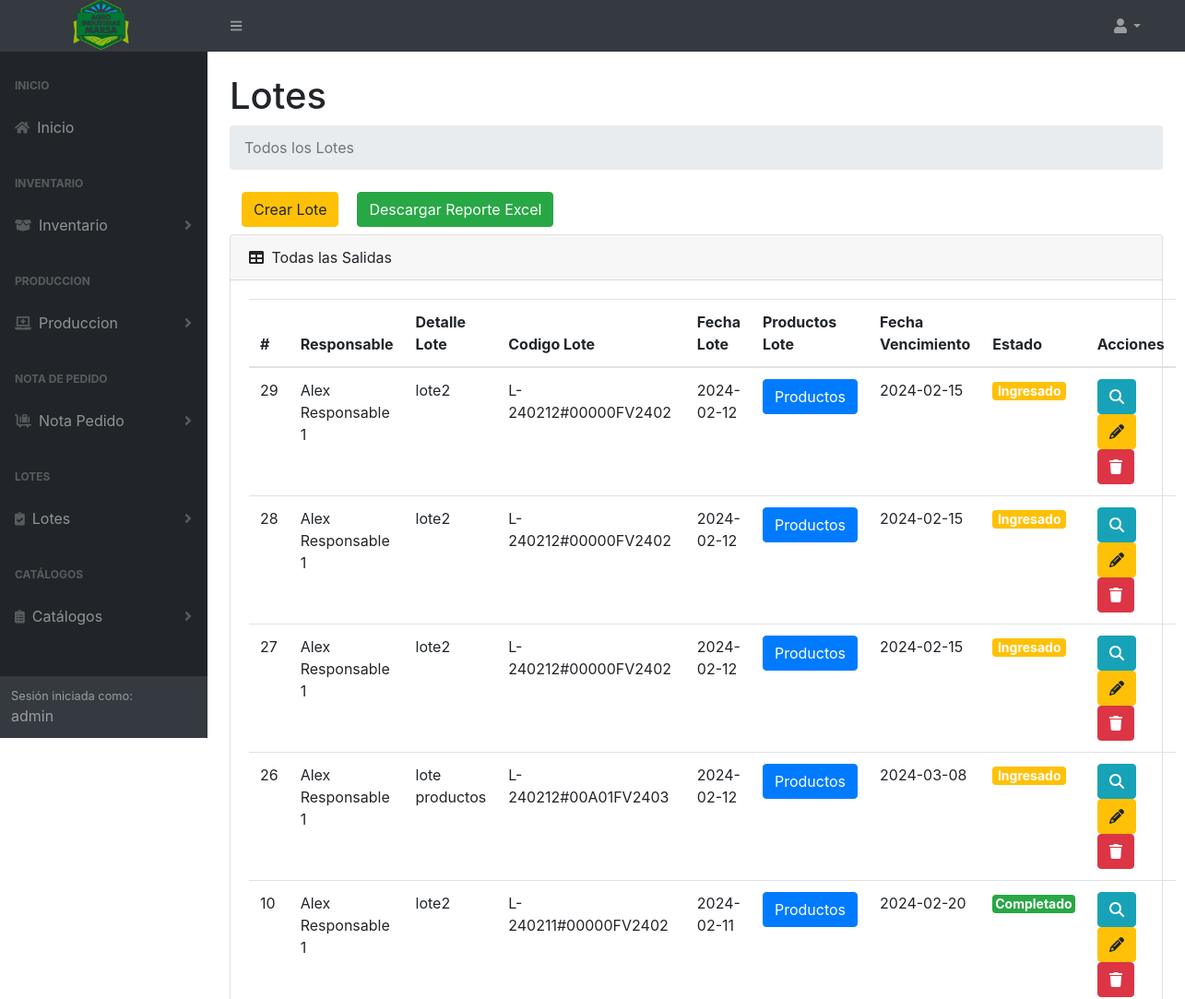
Page /lotes (signed in, upper part) on the earlier database version.
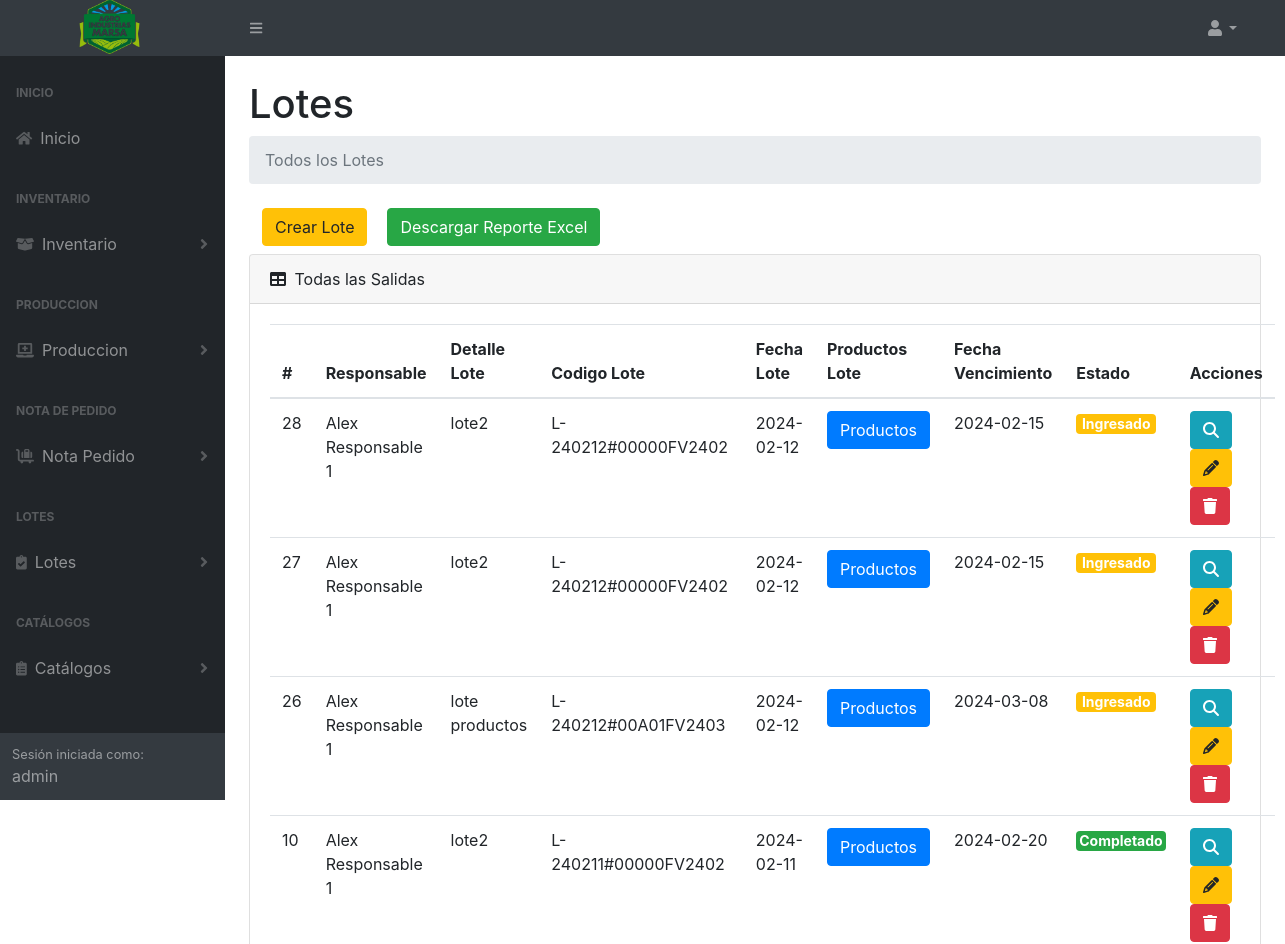
Same page on the later database version.
### tables this page shows
CREATE TABLE `tb_lote` (
  `IdLote` int(11) NOT NULL,
  `IdPer` int(11) NOT NULL,
  `CodigoLote` varchar(50) NOT NULL,
  `DescripcionLote` varchar(150) DEFAULT NULL,
  `DatosLoteIngresoJson` longtext NOT NULL CHECK (json_valid(`DatosLoteIngresoJson`)),
  `FechaProduccionLote` date NOT NULL,
  `FechaVencimientoLote` date NOT NULL,
  `Estado` int(10) NOT NULL,
  `DateCreate` datetime NOT NULL,
  `DateUpdate` datetime NOT NULL
);

CREATE TABLE `tb_personal` (
  `IdPer` int(11) NOT NULL,
  `IdTipoPer` int(11) NOT NULL,
  `dni` int(11) NOT NULL,
  `NombrePer` varchar(255) NOT NULL,
  `ApellidoPer` varchar(255) NOT NULL,
  `TelefonoPer` varchar(12) NOT NULL,
  `DireccionPer` varchar(255) NOT NULL,
  `Estado` int(10) NOT NULL,
  `DateCreate` datetime NOT NULL,
  `DateUpdate` datetime NOT NULL
);

### controller/template.controller.php (called while the page is built)
<?php
class TemplateController
{
  static public function ctrTemplate()
  {
    include "view/template.php";
  }
}

### index.php (called while the page is built, shortened)
<?php
require_once "controller/template.controller.php";
require_once "controller/lotes.controller.php";
require_once "model/lotes.model.php";
$template = new TemplateController();
$template -> ctrTemplate();

### controller/lotes.controller.php (called while the page is built, shortened)
<?php
class LotesController
{
public static function ctrGetAllLotes()
{
  $table = "tb_lote";
  $ListNotaPedido = LotesModel::mdlGetAllLotes($table);
  return $ListNotaPedido;
}
}

### model/conexion.php (called while the page is built)
<?php
class Conexion
{
  static public function conn()
  {
    $link = new PDO("mysql:host=localhost;dbname=marsa_db","root","");
    $link->exec("set names utf8");
    return $link;
  }
}

### model/lotes.model.php (called while the page is built, shortened)
<?php
require_once "conexion.php";
class LotesModel
{
  public static function mdlGetAllLotes($table)
  {
    $statement = Conexion::conn()->prepare("
      SELECT lot.*,
        per.NombrePer AS NombrePerIdPer,
        e.TipoEstado
      FROM $table AS lot
      INNER JOIN tb_personal AS per ON lot.IdPer = per.IdPer
      INNER JOIN tb_estado AS e ON lot.Estado = e.IdEstado
      ORDER BY IdLote DESC
    ");
    $statement->execute();
    $results = $statement->fetchAll(PDO::FETCH_ASSOC);
    foreach ($results as &$result) {
      if (isset($result['DatosLoteIngresoJson'])) {
        $productsJson = json_decode($result['DatosLoteIngresoJson'], true);
        foreach ($productsJson as &$product) {
          $statement = Conexion::conn()->prepare("
            SELECT NombreProducto
            FROM tb_producto
            WHERE IdProd = :codProduct
          ");
          $statement->bindParam(":codProduct", $product['codProduct'], PDO::PARAM_INT);
          $statement->execute();
          $productResult = $statement->fetch(PDO::FETCH_ASSOC);
        }
      }
    }
    return $results;
  }
}

### view/modules/lotes.php (the view, shortened to what the changed rows need)
<div id="layoutSidenav_content">
  <main>
    <div class="container-fluid px-4">
  <h1 class="mt-4">Lotes</h1>
        <div class="card mb-4">
          <div class="card-body">
            <table id="datatablesSimple" class="data-table-OutsidesMaterials table">
              <thead>
              <tr>
                  <th>#</th>
                  <th>Responsable</th>
                  <th>Detalle Lote</th>
                  <th>Codigo Lote</th>
                  <th>Fecha Lote</th>
                  <th>Productos Lote</th>
                  <th>Fecha Vencimiento</th>
                  <th>Estado</th>
                  <th>Acciones</th>
                </tr>
              </thead>
              <tbody>
              <?php
                  $ListNotaPedido = LotesController::ctrGetAllLotes();
                  foreach ($ListNotaPedido as $key => $value) {
                    $estado = "";
                    if ($value["TipoEstado"] == "Retirado") {
                      $estado = "<span class='badge bg-primary' style='font-size: 14px; padding: 3px; width: 70px; text-align: center;'>Retirado</span>";
                    } elseif ($value["TipoEstado"] == "Ingresado") {
                      $estado = "<span class='badge bg-warning' style='font-size: 14px; padding: 3px; width: 80px; text-align: center;'>Ingresado</span>";
                    } elseif ($value["TipoEstado"] == "Completado") {
                      $estado = "<span class='badge bg-success' style='font-size: 14px; padding: 3px; text-align: center;'>Completado</span>";
                    }
                    echo
                  '<tr>
                      <td>' . $value["IdLote"] . '</td>
                      <td>' . $value["NombrePerIdPer"] . '</td>
                      <td>' . $value["DescripcionLote"] . '</td>
                      <td>' . $value["CodigoLote"] . '</td>
                      <td>' . $value["FechaProduccionLote"] . '</td>
                      <td><button class="btn btn-primary btnMostarProductosLote" data-products="' . htmlspecialchars($value["DatosLoteIngresoJson"]) . '">Productos</button></td>
                      <td>' . $value["FechaVencimientoLote"] . '</td>
                      <td>' . $estado . '</td>
                      <td>
                      <button class="btn btn-info btnViewDetallNotPe" data-bs-toggle="modal" data-bs-target="#modalViewDetallNotPe" codDetNotPe="' . $value["IdLote"] . '" ><i class="fa-solid fa-magnifying-glass"></i></button>
                      <button class="btn btn-warning btnEditIC" codIngreso="' . $value["IdLote"] . '"><i class="fa-solid fa-pencil"></i></button>
                      <button class="btn btn-danger btnLoteDelet" codLoteDelet="' . $value["IdLote"] . '"><i class="fa-solid fa-trash"></i></button>
                    </tr>';
                }?>
              </tbody>
            </table>
          </div>
        </div>
    </div>
  </main>
</div>
</div>

Differences in the rows shown:
removed tb_lote: IdLote "29", IdPer.NombrePer "Alex Responsable 1", DescripcionLote "lote2", CodigoLote "L-240212#00000FV2402", FechaProduccionLote "2024-02-12", FechaVencimientoLote "2024-02-15", shows "Ingresado"
